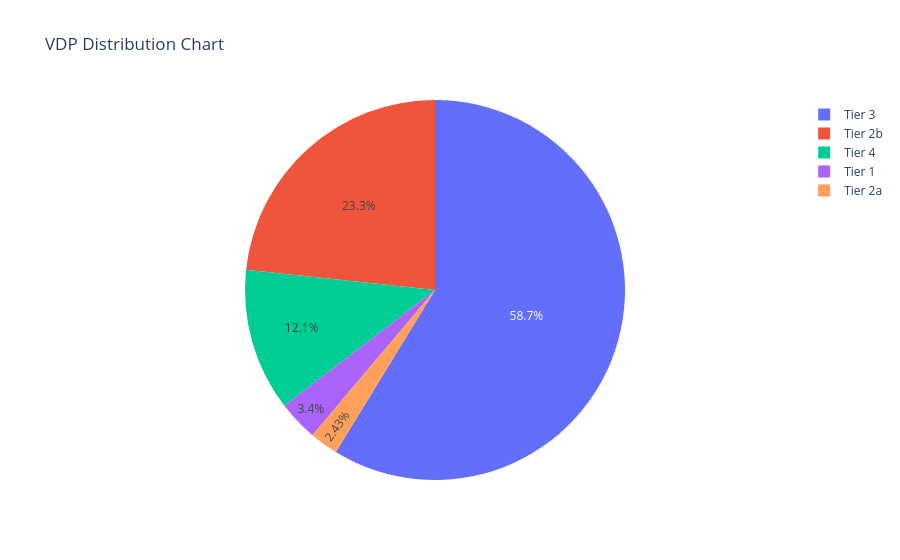

The code cell stored with this chart in its notebook:
### Code cell
import plotly.express as px

query = """SELECT initial_tier, COUNT(id) as total_delegators
FROM 'vdp'
WHERE initial_tier IS NOT NULL
GROUP BY initial_tier
ORDER BY count(id) desc"""
df = pd.read_sql(query, engine)
label = df["initial_tier"]
size = df["total_delegators"]
fig = px.pie(df, values=size, names=label, title="VDP Distribution Chart", hole=0.0)
fig.show()

### Figure 1 — Plotly figure (JSON) as saved in the notebook; plotly's stock layout.template omitted (floating-point values rounded to 4 significant figures)
{"data": [{"domain": {"x": [0, 1], "y": [0, 1]}, "hole": 0, "hovertemplate": "initial_tier=%{label}<br>total_delegators=%{value}<extra></extra>", "labels": ["Tier 3", "Tier 2b", "Tier 4", "Tier 1", "Tier 2a"], "legendgroup": "", "name": "", "showlegend": true, "type": "pie", "values": [121, 48, 25, 7, 5]}], "layout": {"legend": {"tracegroupgap": 0}, "title": {"text": "VDP Distribution Chart"}}}
